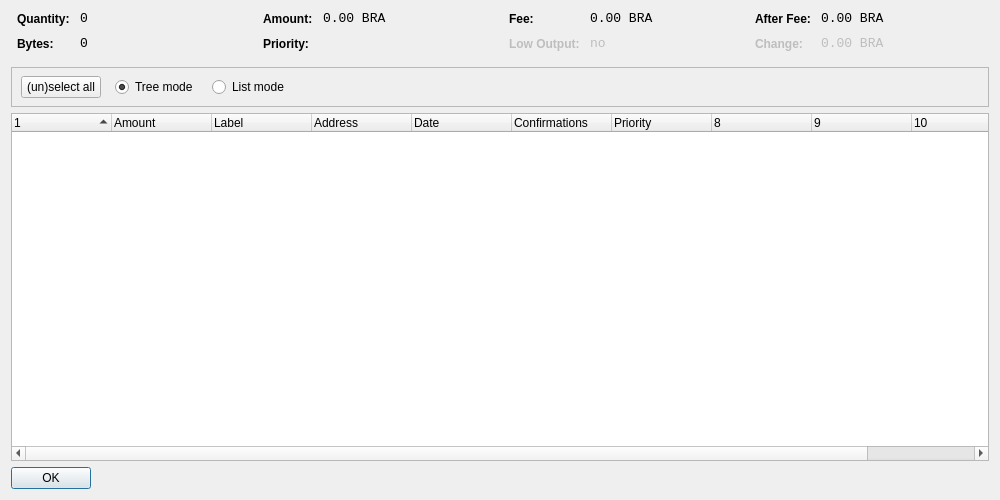
<?xml version="1.0" encoding="UTF-8"?>
<ui version="4.0">
 <class>CoinControlDialog</class>
 <widget class="QDialog" name="CoinControlDialog">
  <property name="geometry">
   <rect>
    <x>0</x>
    <y>0</y>
    <width>1000</width>
    <height>500</height>
   </rect>
  </property>
  <property name="windowTitle">
   <string>Coin Control</string>
  </property>
  <layout class="QVBoxLayout" name="verticalLayout">
   <item>
    <layout class="QHBoxLayout" name="horizontalLayoutTop" stretch="0,0,0,0">
     <property name="topMargin">
      <number>0</number>
     </property>
     <property name="bottomMargin">
      <number>10</number>
     </property>
     <item>
      <layout class="QFormLayout" name="formLayoutCoinControl1">
       <property name="horizontalSpacing">
        <number>10</number>
       </property>
       <property name="verticalSpacing">
        <number>10</number>
       </property>
       <property name="leftMargin">
        <number>6</number>
       </property>
       <property name="rightMargin">
        <number>6</number>
       </property>
       <item row="0" column="0">
        <widget class="QLabel" name="labelCoinControlQuantityText">
         <property name="styleSheet">
          <string notr="true">font-weight:bold;</string>
         </property>
         <property name="text">
          <string>Quantity:</string>
         </property>
        </widget>
       </item>
       <item row="0" column="1">
        <widget class="QLabel" name="labelCoinControlQuantity">
         <property name="font">
          <font>
           <family>Monospace</family>
           <pointsize>10</pointsize>
          </font>
         </property>
         <property name="cursor">
          <cursorShape>IBeamCursor</cursorShape>
         </property>
         <property name="contextMenuPolicy">
          <enum>Qt::ActionsContextMenu</enum>
         </property>
         <property name="text">
          <string notr="true">0</string>
         </property>
         <property name="textInteractionFlags">
          <set>Qt::LinksAccessibleByMouse|Qt::TextSelectableByKeyboard|Qt::TextSelectableByMouse</set>
         </property>
        </widget>
       </item>
       <item row="1" column="0">
        <widget class="QLabel" name="labelCoinControlBytesText">
         <property name="styleSheet">
          <string notr="true">font-weight:bold;</string>
         </property>
         <property name="text">
          <string>Bytes:</string>
         </property>
        </widget>
       </item>
       <item row="1" column="1">
        <widget class="QLabel" name="labelCoinControlBytes">
         <property name="font">
          <font>
           <family>Monospace</family>
           <pointsize>10</pointsize>
          </font>
         </property>
         <property name="cursor">
          <cursorShape>IBeamCursor</cursorShape>
         </property>
         <property name="contextMenuPolicy">
          <enum>Qt::ActionsContextMenu</enum>
         </property>
         <property name="text">
          <string notr="true">0</string>
         </property>
         <property name="textInteractionFlags">
          <set>Qt::LinksAccessibleByMouse|Qt::TextSelectableByKeyboard|Qt::TextSelectableByMouse</set>
         </property>
        </widget>
       </item>
      </layout>
     </item>
     <item>
      <layout class="QFormLayout" name="formLayoutCoinControl2">
       <property name="horizontalSpacing">
        <number>10</number>
       </property>
       <property name="verticalSpacing">
        <number>10</number>
       </property>
       <property name="leftMargin">
        <number>6</number>
       </property>
       <property name="rightMargin">
        <number>6</number>
       </property>
       <item row="0" column="0">
        <widget class="QLabel" name="labelCoinControlAmountText">
         <property name="styleSheet">
          <string notr="true">font-weight:bold;</string>
         </property>
         <property name="text">
          <string>Amount:</string>
         </property>
        </widget>
       </item>
       <item row="0" column="1">
        <widget class="QLabel" name="labelCoinControlAmount">
         <property name="font">
          <font>
           <family>Monospace</family>
           <pointsize>10</pointsize>
          </font>
         </property>
         <property name="cursor">
          <cursorShape>IBeamCursor</cursorShape>
         </property>
         <property name="contextMenuPolicy">
          <enum>Qt::ActionsContextMenu</enum>
         </property>
         <property name="text">
          <string notr="true">0.00 BRA</string>
         </property>
         <property name="textInteractionFlags">
          <set>Qt::LinksAccessibleByMouse|Qt::TextSelectableByKeyboard|Qt::TextSelectableByMouse</set>
         </property>
        </widget>
       </item>
       <item row="1" column="0">
        <widget class="QLabel" name="labelCoinControlPriorityText">
         <property name="styleSheet">
          <string notr="true">font-weight:bold;</string>
         </property>
         <property name="text">
          <string>Priority:</string>
         </property>
        </widget>
       </item>
       <item row="1" column="1">
        <widget class="QLabel" name="labelCoinControlPriority">
         <property name="font">
          <font>
           <family>Monospace</family>
           <pointsize>10</pointsize>
          </font>
         </property>
         <property name="cursor">
          <cursorShape>IBeamCursor</cursorShape>
         </property>
         <property name="contextMenuPolicy">
          <enum>Qt::ActionsContextMenu</enum>
         </property>
         <property name="text">
          <string/>
         </property>
         <property name="textInteractionFlags">
          <set>Qt::LinksAccessibleByMouse|Qt::TextSelectableByKeyboard|Qt::TextSelectableByMouse</set>
         </property>
        </widget>
       </item>
      </layout>
     </item>
     <item>
      <layout class="QFormLayout" name="formLayoutCoinControl3">
       <property name="horizontalSpacing">
        <number>10</number>
       </property>
       <property name="verticalSpacing">
        <number>10</number>
       </property>
       <property name="leftMargin">
        <number>6</number>
       </property>
       <property name="rightMargin">
        <number>6</number>
       </property>
       <item row="0" column="0">
        <widget class="QLabel" name="labelCoinControlFeeText">
         <property name="styleSheet">
          <string notr="true">font-weight:bold;</string>
         </property>
         <property name="text">
          <string>Fee:</string>
         </property>
        </widget>
       </item>
       <item row="0" column="1">
        <widget class="QLabel" name="labelCoinControlFee">
         <property name="font">
          <font>
           <family>Monospace</family>
           <pointsize>10</pointsize>
          </font>
         </property>
         <property name="cursor">
          <cursorShape>IBeamCursor</cursorShape>
         </property>
         <property name="contextMenuPolicy">
          <enum>Qt::ActionsContextMenu</enum>
         </property>
         <property name="text">
          <string notr="true">0.00 BRA</string>
         </property>
         <property name="textInteractionFlags">
          <set>Qt::LinksAccessibleByMouse|Qt::TextSelectableByKeyboard|Qt::TextSelectableByMouse</set>
         </property>
        </widget>
       </item>
       <item row="1" column="0">
        <widget class="QLabel" name="labelCoinControlLowOutputText">
         <property name="enabled">
          <bool>false</bool>
         </property>
         <property name="styleSheet">
          <string notr="true">font-weight:bold;</string>
         </property>
         <property name="text">
          <string>Low Output:</string>
         </property>
        </widget>
       </item>
       <item row="1" column="1">
        <widget class="QLabel" name="labelCoinControlLowOutput">
         <property name="enabled">
          <bool>false</bool>
         </property>
         <property name="font">
          <font>
           <family>Monospace</family>
           <pointsize>10</pointsize>
          </font>
         </property>
         <property name="cursor">
          <cursorShape>IBeamCursor</cursorShape>
         </property>
         <property name="contextMenuPolicy">
          <enum>Qt::ActionsContextMenu</enum>
         </property>
         <property name="text">
          <string notr="true">no</string>
         </property>
         <property name="textInteractionFlags">
          <set>Qt::LinksAccessibleByMouse|Qt::TextSelectableByKeyboard|Qt::TextSelectableByMouse</set>
         </property>
        </widget>
       </item>
      </layout>
     </item>
     <item>
      <layout class="QFormLayout" name="formLayoutCoinControl4">
       <property name="horizontalSpacing">
        <number>10</number>
       </property>
       <property name="verticalSpacing">
        <number>10</number>
       </property>
       <property name="leftMargin">
        <number>6</number>
       </property>
       <property name="rightMargin">
        <number>6</number>
       </property>
       <item row="0" column="0">
        <widget class="QLabel" name="labelCoinControlAfterFeeText">
         <property name="styleSheet">
          <string notr="true">font-weight:bold;</string>
         </property>
         <property name="text">
          <string>After Fee:</string>
         </property>
        </widget>
       </item>
       <item row="0" column="1">
        <widget class="QLabel" name="labelCoinControlAfterFee">
         <property name="font">
          <font>
           <family>Monospace</family>
           <pointsize>10</pointsize>
          </font>
         </property>
         <property name="cursor">
          <cursorShape>IBeamCursor</cursorShape>
         </property>
         <property name="contextMenuPolicy">
          <enum>Qt::ActionsContextMenu</enum>
         </property>
         <property name="text">
          <string notr="true">0.00 BRA</string>
         </property>
         <property name="textInteractionFlags">
          <set>Qt::LinksAccessibleByMouse|Qt::TextSelectableByKeyboard|Qt::TextSelectableByMouse</set>
         </property>
        </widget>
       </item>
       <item row="1" column="0">
        <widget class="QLabel" name="labelCoinControlChangeText">
         <property name="enabled">
          <bool>false</bool>
         </property>
         <property name="styleSheet">
          <string notr="true">font-weight:bold;</string>
         </property>
         <property name="text">
          <string>Change:</string>
         </property>
        </widget>
       </item>
       <item row="1" column="1">
        <widget class="QLabel" name="labelCoinControlChange">
         <property name="enabled">
          <bool>false</bool>
         </property>
         <property name="font">
          <font>
           <family>Monospace</family>
           <pointsize>10</pointsize>
          </font>
         </property>
         <property name="cursor">
          <cursorShape>IBeamCursor</cursorShape>
         </property>
         <property name="contextMenuPolicy">
          <enum>Qt::ActionsContextMenu</enum>
         </property>
         <property name="text">
          <string notr="true">0.00 BRA</string>
         </property>
         <property name="textInteractionFlags">
          <set>Qt::LinksAccessibleByMouse|Qt::TextSelectableByKeyboard|Qt::TextSelectableByMouse</set>
         </property>
        </widget>
       </item>
      </layout>
     </item>
    </layout>
   </item>
   <item>
    <widget class="QFrame" name="frame">
     <property name="minimumSize">
      <size>
       <width>0</width>
       <height>40</height>
      </size>
     </property>
     <property name="frameShape">
      <enum>QFrame::StyledPanel</enum>
     </property>
     <property name="frameShadow">
      <enum>QFrame::Sunken</enum>
     </property>
     <widget class="QWidget" name="horizontalLayoutWidget">
      <property name="geometry">
       <rect>
        <x>10</x>
        <y>0</y>
        <width>781</width>
        <height>41</height>
       </rect>
      </property>
      <layout class="QHBoxLayout" name="horizontalLayoutPanel" stretch="0,0,0,0,0">
       <property name="spacing">
        <number>14</number>
       </property>
       <item>
        <widget class="QPushButton" name="pushButtonSelectAll">
         <property name="sizePolicy">
          <sizepolicy hsizetype="Maximum" vsizetype="Fixed">
           <horstretch>0</horstretch>
           <verstretch>0</verstretch>
          </sizepolicy>
         </property>
         <property name="text">
          <string>(un)select all</string>
         </property>
        </widget>
       </item>
       <item>
        <widget class="QRadioButton" name="radioTreeMode">
         <property name="sizePolicy">
          <sizepolicy hsizetype="Maximum" vsizetype="Fixed">
           <horstretch>0</horstretch>
           <verstretch>0</verstretch>
          </sizepolicy>
         </property>
         <property name="text">
          <string>Tree mode</string>
         </property>
         <property name="checked">
          <bool>true</bool>
         </property>
        </widget>
       </item>
       <item>
        <widget class="QRadioButton" name="radioListMode">
         <property name="sizePolicy">
          <sizepolicy hsizetype="Maximum" vsizetype="Fixed">
           <horstretch>0</horstretch>
           <verstretch>0</verstretch>
          </sizepolicy>
         </property>
         <property name="text">
          <string>List mode</string>
         </property>
        </widget>
       </item>
       <item>
        <spacer name="horizontalSpacer">
         <property name="orientation">
          <enum>Qt::Horizontal</enum>
         </property>
         <property name="sizeHint" stdset="0">
          <size>
           <width>40</width>
           <height>20</height>
          </size>
         </property>
        </spacer>
       </item>
      </layout>
     </widget>
    </widget>
   </item>
   <item>
    <widget class="CoinControlTreeWidget" name="treeWidget">
     <property name="contextMenuPolicy">
      <enum>Qt::CustomContextMenu</enum>
     </property>
     <property name="sortingEnabled">
      <bool>false</bool>
     </property>
     <property name="columnCount">
      <number>11</number>
     </property>
     <attribute name="headerShowSortIndicator" stdset="0">
      <bool>true</bool>
     </attribute>
     <attribute name="headerStretchLastSection">
      <bool>false</bool>
     </attribute>
     <column>
      <property name="text">
       <string/>
      </property>
     </column>
     <column>
      <property name="text">
       <string>Amount</string>
      </property>
     </column>
     <column>
      <property name="text">
       <string>Label</string>
      </property>
     </column>
     <column>
      <property name="text">
       <string>Address</string>
      </property>
     </column>
     <column>
      <property name="text">
       <string>Date</string>
      </property>
     </column>
     <column>
      <property name="text">
       <string>Confirmations</string>
      </property>
      <property name="toolTip">
       <string>Confirmed</string>
      </property>
     </column>
     <column>
      <property name="text">
       <string>Priority</string>
      </property>
     </column>
     <column>
      <property name="text">
       <string/>
      </property>
     </column>
     <column>
      <property name="text">
       <string/>
      </property>
     </column>
     <column>
      <property name="text">
       <string/>
      </property>
     </column>
     <column>
      <property name="text">
       <string/>
      </property>
     </column>
    </widget>
   </item>
   <item>
    <widget class="QDialogButtonBox" name="buttonBox">
     <property name="sizePolicy">
      <sizepolicy hsizetype="Maximum" vsizetype="Fixed">
       <horstretch>0</horstretch>
       <verstretch>0</verstretch>
      </sizepolicy>
     </property>
     <property name="orientation">
      <enum>Qt::Horizontal</enum>
     </property>
     <property name="standardButtons">
      <set>QDialogButtonBox::Ok</set>
     </property>
    </widget>
   </item>
  </layout>
 </widget>
 <customwidgets>
  <customwidget>
   <class>CoinControlTreeWidget</class>
   <extends>QTreeWidget</extends>
   <header>coincontroltreewidget.h</header>
  </customwidget>
 </customwidgets>
 <resources/>
 <connections/>
</ui>
